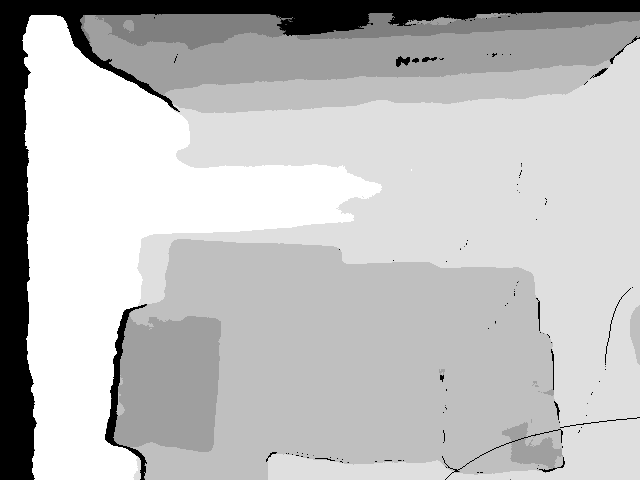
#> input picture data/small_box/raw_depth.png, 640 x 480 px
$ jupyter execute --allow-errors A2_.ipynb   (shell and % lines are left out)
#> lines starting #> are read from the running program, lines starting #| are printed output that depends on the picture; after the words box and inside, x2 and y2 are one past the last pixel; in counts of white or black regions, pixels touching at a corner belong together
[cell 1]

import cv2 as cv
import open3d as o3d
import matplotlib.pyplot as plt
import json
import numpy as np

[cell 2]
# Load the depth image as is (preserve bit depth and channels)
depth_image = cv.imread("../data/small_box/raw_depth.png", cv.IMREAD_UNCHANGED)
#> depth_image is the input picture: shape (480, 640) uint16; min 0, max 2247, mean 1635.9

# Visualize the depth image with a suitable colormap
plt.figure(figsize=(10, 8))
plt.imshow(depth_image, cmap='plasma')
plt.colorbar(label='Depth Value')
plt.title('Raw Depth Image')
plt.axis('off')
plt.show()
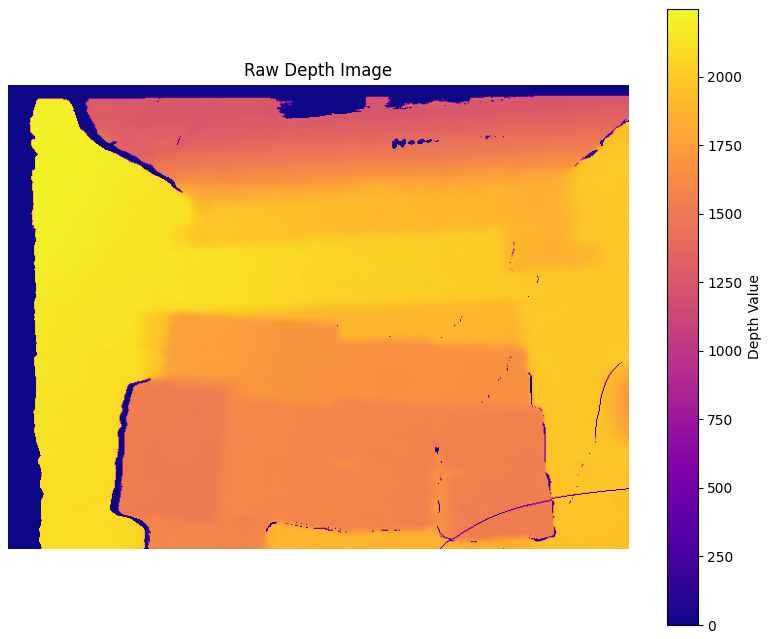
#> figure drawn by matplotlib, 2 panels

depth_filtered = cv.bilateralFilter(depth_image.astype(np.float32), d=5, sigmaColor=50, sigmaSpace=50)
depth_filtered = depth_filtered.astype(depth_image.dtype)

# Visualize filtered depth
plt.figure(figsize=(10, 8))
plt.imshow(depth_filtered, cmap='plasma')
plt.colorbar(label='Depth Value')
plt.title('Filtered Depth Image')
plt.axis('off')
plt.show()

#> (a cell that did not finish here is left out)

[cell 4]
# Convert depth image to point cloud
height, width = depth_image.shape
#> height = 480; width = 640
xx, yy = np.meshgrid(np.arange(width), np.arange(height))
valid = (depth_image > 0)  # Mask for valid depth pixels
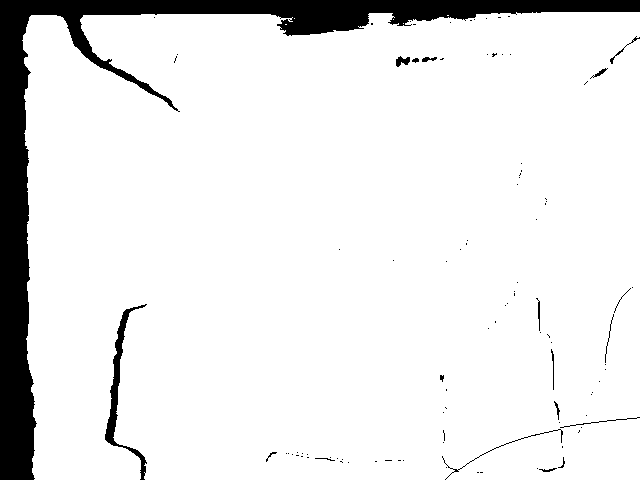
#> valid: shape (480, 640) bool; 91% white; 100 black regions (81 under 20 px), largest, box (x1, y1, x2, y2) and area: (0, 0, 640, 480) 25465, (105, 304, 147, 480) 1191, (442, 429, 563, 480) 158

# Use intrinsics to convert to 3D points
z = depth_image[valid] / 1000.0  # Convert to meters
#> (the rest of this cell did not finish here and is left out)
